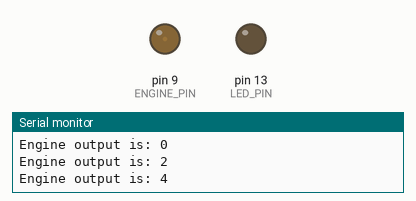
This sketch was run on a simulated Arduino Uno, built with avr-gcc and run on an emulated ATmega328P. On the bench: output pins drawn as LEDs (lit = HIGH), the last lines printed to the serial monitor.

Above: at 0.05 s.
At 1.6 s:
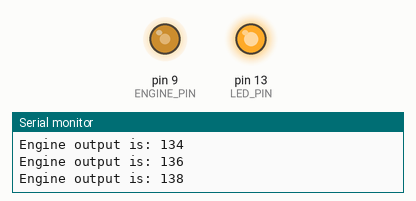
At 2.65 s:
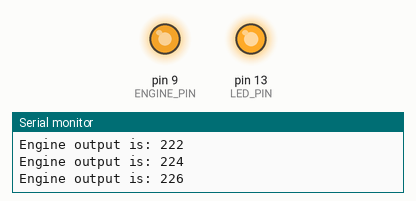
At 5.3 s:
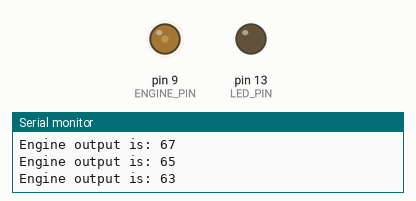
Timing chart, 0 to 7.8 s (numbered marks = the images above):
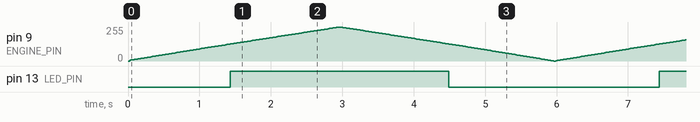

Measured:
- by itself, pin 13 (LED_PIN): alternates HIGH for 3.1 s and LOW for 2.9 s

The sketch:

ZeFishes.ino
```cpp
const int ENGINE_PIN = 9;
const int LED_PIN = 13;

void setup() {
  Serial.begin(9600);
  pinMode(ENGINE_PIN, OUTPUT);
  pinMode(LED_PIN, OUTPUT);
}

void loop() {
  for (int i=0; i <= 255; i+=2) {
    Serial.print("Engine output is: ");
    Serial.println(i);
    analogWrite(ENGINE_PIN, i);
    analogWrite(LED_PIN, i);
    delay(7);
  }
  for (int i=255; i >= 0; i-=2) {
    Serial.print("Engine output is: ");
    Serial.println(i);
    analogWrite(ENGINE_PIN, i);
    analogWrite(LED_PIN, i);
    delay(7);
  }
}
```
